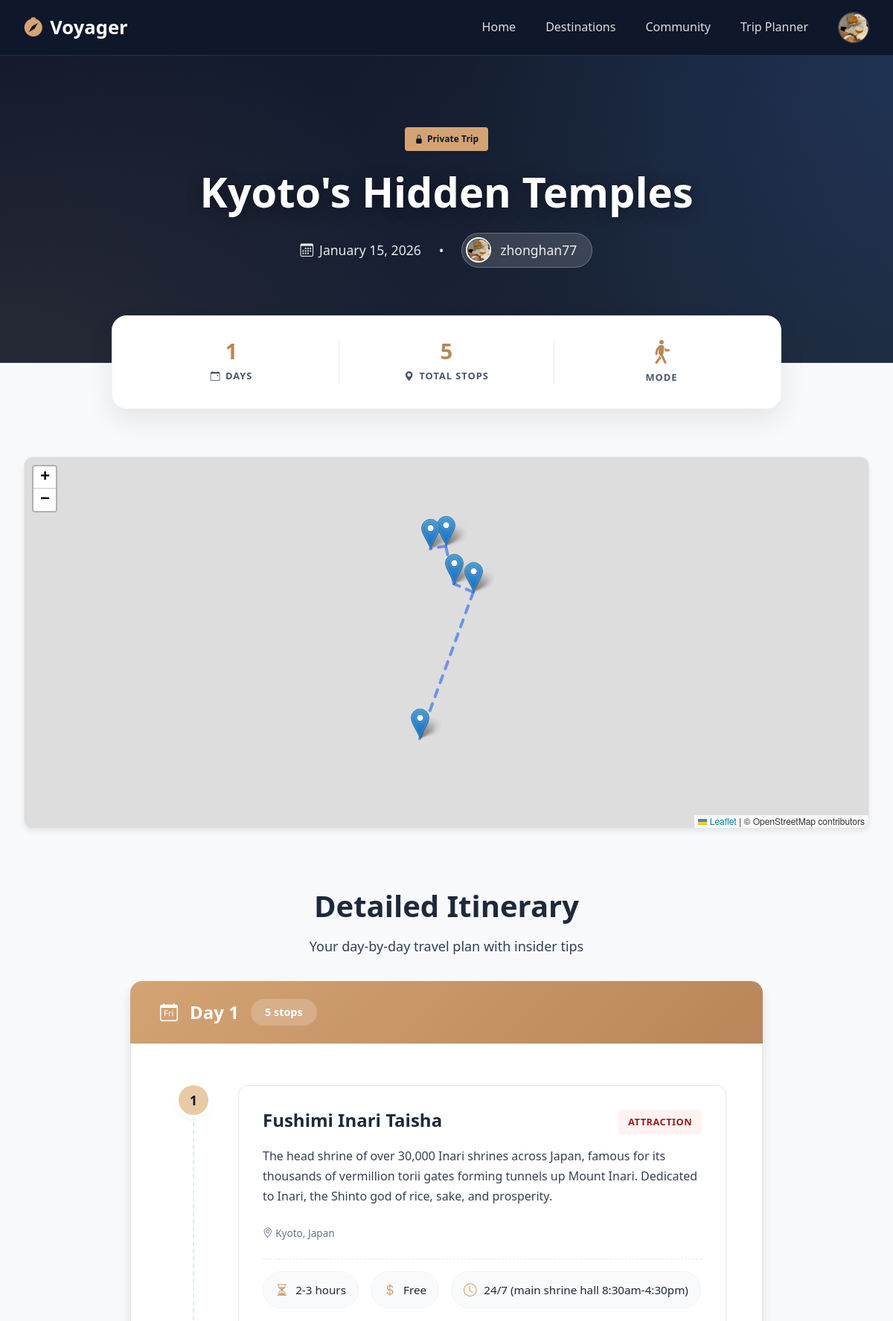
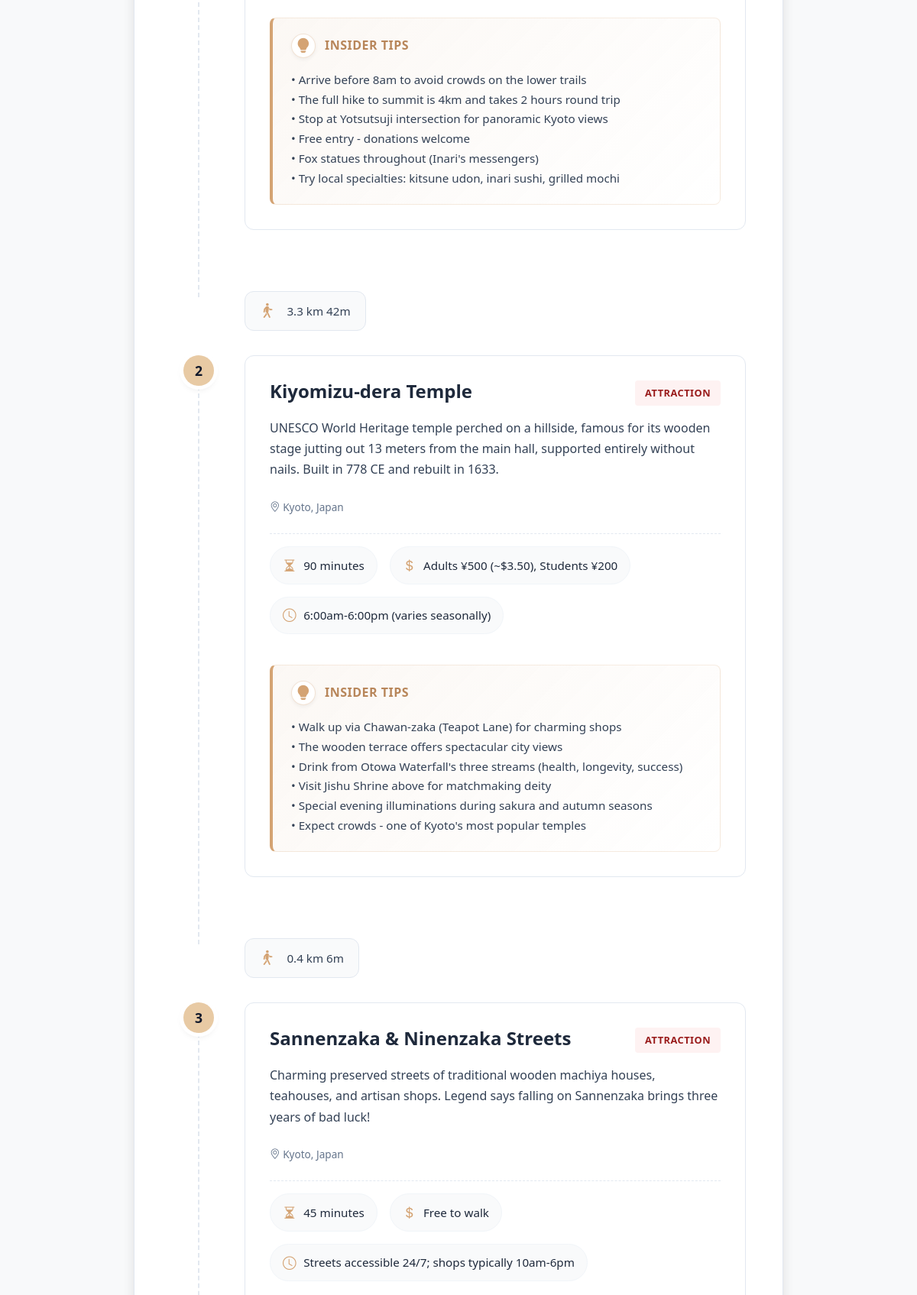
/route/6 (signed in, upper part), run on the app's committed database (2 pictures, top to bottom).
### app.py (models this page shows, shortened)
class User(UserMixin, db.Model):
    id = db.Column(db.Integer, primary_key=True)
    username = db.Column(db.String(100), nullable=False, unique=True)
    email = db.Column(db.String(120), unique=True, nullable=False)
    password_hash = db.Column(db.String(200), nullable=False)
    bio = db.Column(db.Text, default="Ready to explore the world.")
    avatar = db.Column(
        db.String(200), default="/static/img/Default_Avatar.png"
    )
    is_admin = db.Column(db.Boolean, default=False)
    is_active = db.Column(db.Boolean, default=True)
    created_at = db.Column(db.DateTime, default=datetime.utcnow)
    last_login = db.Column(db.DateTime)
    reset_token = db.Column(db.String(100), nullable=True)
    reset_token_expiry = db.Column(db.DateTime, nullable=True)
    favorites = db.relationship(
        "Destination",
        secondary=user_favorites,
        lazy="subquery",
        backref=db.backref("favorited_by", lazy=True),
    )
    trips = db.relationship("Trip", backref="author", lazy=True)

class Trip(db.Model):
    id = db.Column(db.Integer, primary_key=True)
    user_id = db.Column(db.Integer, db.ForeignKey("user.id"), nullable=False)
    title = db.Column(db.String(100), nullable=False)
    name = db.Column(db.String(200))
    region = db.Column(db.String(100), default="world")
    data = db.Column(db.Text)
    total_stops = db.Column(db.Integer, default=0)
    created_at = db.Column(db.DateTime, default=datetime.utcnow)
    is_public = db.Column(db.Boolean, default=False)
    is_featured = db.Column(db.Boolean, default=False)
    featured_key = db.Column(db.String(50), unique=True, nullable=True)
    stops = db.relationship(
        "TripStop", backref="trip", lazy=True, cascade="all, delete-orphan"
    )
    likes = db.relationship(
        "TripLike",
        backref="trip",
        lazy="dynamic",
        cascade="all, delete-orphan",
    )
    favorited_by_users = db.relationship(
        "User",
        secondary=trip_favorites,
        lazy="subquery",
        backref=db.backref("favorite_trips", lazy=True),
    )
    def get_avg_rating(self):
        if not hasattr(self, "reviews") or not self.reviews:
            return 0
        total = sum([r.rating for r in self.reviews])
        return round(total / len(self.reviews), 1)
    def get_likes_count(self):
        return self.likes.count()
    def is_liked_by(self, user):
        if not user or not user.is_authenticated:
            return False
        return self.likes.filter_by(user_id=user.id).first() is not None
    def is_favorited_by(self, user):
        if not user or not user.is_authenticated:
            return False
        return user in self.favorited_by_users

### app.py (the view, shortened to what this page needs)
@app.route("/route/<string:trip_id>")
def route_detail(trip_id):
    print(f"\n{'=' * 60}")
    print(f"[Route Detail] Processing trip_id: {trip_id}")
    print(f"[Route Detail] Type: {type(trip_id)}")
    print("[Route Detail] Processing as user trip")
    try:
        trip_id = int(trip_id)
    except ValueError:
        flash("Invalid trip ID", "error")
        return redirect(url_for("community"))
    trip = Trip.query.get_or_404(trip_id)
    if not trip.is_public and not trip.is_featured:
        if (
            not current_user.is_authenticated
            or current_user.id != trip.user_id
        ):
            flash("You do not have permission to view this trip", "error")
            return redirect(url_for("profile"))
    if hasattr(trip, "data") and trip.data:
        try:
            days_data = json.loads(trip.data)
        except Exception as e:
            print(f"Error parsing trip data: {e}")
            days_data = []
        total_stops = sum(len(day.get("stops", [])) for day in days_data)
        trip_obj = {
            "id": trip.id,
            "name": getattr(trip, "name", None) or trip.title,
            "region": getattr(trip, "region", "world"),
            "created_at": (
                trip.created_at.strftime("%B %d, %Y")
                if hasattr(trip.created_at, "strftime")
                else str(trip.created_at)
            ),
            "is_public": trip.is_public,
            "days": days_data,
            "transport_mode": getattr(trip, "transport_mode", "foot-walking"),
            "estimated_duration": getattr(trip, "estimated_duration", None),
            "food_recommendations": [],
        }
    reviews = (
        TripReview.query.filter_by(trip_id=trip_id)
        .order_by(TripReview.created_at.desc())
        .all()
    )
    is_liked = (
        trip.is_liked_by(current_user)
        if current_user.is_authenticated
        else False
    )
    is_favorited = (
        trip.is_favorited_by(current_user)
        if current_user.is_authenticated
        else False
    )
    avg_rating = trip.get_avg_rating()
    likes_count = trip.get_likes_count()
    return render_template(
        "route_detail.html",
        trip=trip_obj,
        total_stops=total_stops,
        is_featured=trip.is_featured,
        reviews=reviews,
        is_liked=is_liked,
        is_favorited=is_favorited,
        trip_author=trip.author,
        avg_rating=avg_rating,
        likes_count=likes_count,
    )

### templates/route_detail.html (shortened to what this page needs)
{% extends "base.html" %}
{% block head_extra %}
<link rel="stylesheet" href="https://unpkg.com/leaflet@1.9.4/dist/leaflet.css" />
{% endblock %}
{% block content %}
<header class="route-header">
    <div class="hero-overlay"></div>
    <div class="container route-header-content">
        <div class="route-badges">
            {% if trip.is_public %}
            <span class="badge"><i class="bi bi-globe"></i> Public Route</span>
            {% else %}
            <span class="badge"><i class="bi bi-lock-fill"></i> Private Trip</span>
            {% endif %}
        </div>
        <h1 class="route-title">{{ trip.name }}</h1>
        <div class="route-header-meta">
            <div class="meta-item">
                <i class="bi bi-calendar3"></i>
                {{ trip.created_at if trip.created_at else 'Recently' }}
            </div>
            <span class="separator">&bull;</span>
            <div class="author-pill">
                {% if is_featured %}
                <div class="author-avatar-placeholder">
                    <i class="bi bi-compass-fill"></i>
                </div>
                <span>Voyager Official</span>
                {% elif trip_author %}
                <img src="{{ trip_author.avatar }}" alt="{{ trip_author.username }}">
                <span>{{ trip_author.username }}</span>
                {% elif current_user.is_authenticated %}
                <img src="{{ current_user.avatar }}" alt="{{ current_user.username }}">
                <span>{{ current_user.username }}</span>
                {% else %}
                <div class="author-avatar-placeholder">
                    <i class="bi bi-person-fill"></i>
                </div>
                <span>Voyager User</span>
                {% endif %}
            </div>
        </div>
    </div>
</header>
<main class="route-main">
    <div class="container route-stats-container">
        <div class="route-stats-bar">
            <div class="stat-box">
                <div class="stat-value">{{ trip.days|length }}</div>
                <div class="stat-label"><i class="bi bi-calendar-event"></i> Days</div>
            </div>
            <div class="stat-box">
                <div class="stat-value">{{ total_stops }}</div>
                <div class="stat-label"><i class="bi bi-geo-alt-fill"></i> Total Stops</div>
            </div>
            <div class="stat-box">
                <div class="stat-value">
                    {% if trip.transport_mode == 'driving-car' %}
                    <i class="bi bi-car-front-fill"></i>
                    {% elif trip.transport_mode == 'cycling-regular' %}
                    <i class="bi bi-bicycle"></i>
                    {% elif trip.transport_mode == 'foot-walking' %}
                    <i class="bi bi-person-walking"></i>
                    {% else %}
                    <i class="bi bi-person-walking"></i> {% endif %}
                </div>
                <div class="stat-label">Mode</div>
            </div>
        </div>
    </div>
    <div class="container">
        <div id="route-map"></div>
        <div class="section-header itinerary-header">
            <h2>Detailed Itinerary</h2>
            <p class="subtitle">Your day-by-day travel plan with insider tips</p>
        </div>
        <div class="itinerary-container">
            {% for day in trip.days %}
            <div class="day-card">
                <div class="day-card-header">
                    <div class="day-title-wrapper">
                        <h3><i class="bi bi-calendar-day"></i> Day {{ day.number }}</h3>
                        <span class="day-stop-count">{{ day.stops|length }} stops</span>
                    </div>
                </div>
                <div class="day-card-body">
                    {% if day.stops %}
                    <div class="route-timeline">
                        {% for stop in day.stops %}
                        {% if not loop.first and stop.routeFromPrevious %}
                        <div class="route-connector-info">
                            <div class="travel-segment-badge">
                                <div class="segment-icon">
                                    {% if trip.transport_mode == 'cycling-regular' %}
                                    <i class="bi bi-bicycle"></i>
                                    {% elif trip.transport_mode == 'foot-walking' %}
                                    <i class="bi bi-person-walking"></i>
                                    {% else %}
                                    <i class="bi bi-car-front"></i>
                                    {% endif %}
                                </div>
                                <div class="segment-text">
                                    <span class="segment-dist">{{ stop.routeFromPrevious.distance|round(1) }} km</span>
                                    <span class="segment-time">
                                        {% set total_mins = stop.routeFromPrevious.duration|round(0)|int %}
                                        {% if total_mins >= 60 %}
                                        {{ (total_mins // 60) }}h {{ (total_mins % 60) }}m
                                        {% else %}
                                        {{ total_mins }}m
                                        {% endif %}
                                    </span>
                                </div>
                            </div>
                        </div>
                        {% endif %}
                        <div class="route-stop-item">
                            <div class="stop-marker-wrapper">
                                <div class="stop-marker">{{ loop.index }}</div>
                                {% if not loop.last %}
                                <div class="stop-connector-line"></div>
                                {% endif %}
                            </div>
                            <div class="stop-content">
                                <div class="stop-header-row">
                                    <h4>{{ stop.name }}</h4>
                                    <span class="badge-type {{ stop.type }}">
                                        {% if stop.type == 'attraction' %}ATTRACTION
                                        {% elif stop.type == 'hotel' %}HOTEL
                                        {% elif stop.type == 'restaurant' %}DINING
                                        {% else %}{{ stop.type|upper }}
                                        {% endif %}
                                    </span>
                                </div>
                                {% if stop.description %}
                                <p class="stop-description">{{ stop.description }}</p>
                                {% endif %}
                                {% if stop.address %}
                                <div class="stop-address">
                                    <i class="bi bi-geo-alt"></i> {{ stop.address }}
                                </div>
                                {% endif %}
                                <div class="stop-detail-grid">
                                    {% if stop.recommended_duration %}
                                    <div class="detail-item">
                                        <i class="bi bi-hourglass-split"></i>
                                        <span>{{ stop.recommended_duration }}</span>
                                    </div>
                                    {% endif %}
                                    {% if stop.entry_fee %}
                                    <div class="detail-item">
                                        <i class="bi bi-currency-dollar"></i>
                                        <span>{{ stop.entry_fee }}</span>
                                    </div>
                                    {% endif %}
                                    {% if stop.opening_hours %}
                                    <div class="detail-item">
                                        <i class="bi bi-clock"></i>
                                        <span>{{ stop.opening_hours }}</span>
                                    </div>
                                    {% endif %}
                                </div>
                                {% if stop.insider_tips %}
                                <div class="insider-tips">
                                    <div class="tips-header">
                                        <i class="bi bi-lightbulb-fill"></i>
                                        <strong>Insider Tips</strong>
                                    </div>
                                    <p>{{ stop.insider_tips }}</p>
                                </div>
                                {% endif %}
                            </div>
                        </div>
                        {% endfor %}
                    </div>
                    {% else %}
                    <p class="no-stops-message">
                        <i class="bi bi-info-circle"></i> No stops planned for this day.
                    </p>
                    {% endif %}
                </div>
            </div>
            {% endfor %}
        </div>
    </div>
</main>
{% endblock %}

### templates/base.html (shortened to what this page needs)
<!DOCTYPE html>
<html lang="en">
<head>
    <link rel="stylesheet" href="https://cdn.jsdelivr.net/npm/bootstrap-icons@1.11.1/font/bootstrap-icons.css">
    <link rel="stylesheet" href="{{ url_for('static', filename='style.css') }}">
    {% block head_extra %}{% endblock %}
</head>
<body class="{% block body_class %}{% endblock %}">
    <nav class="navbar" role="navigation" aria-label="Main Navigation">
        <div class="container nav-container">
            <a href="/" class="logo" aria-label="Voyager Home">
                <i class="bi bi-compass-fill" aria-hidden="true"></i> Voyager
            </a>
            <ul class="nav-links" role="menubar" id="nav-links">
                <li role="none"><a href="/" role="menuitem">Home</a></li>
                <li role="none"><a href="/destinations" role="menuitem">Destinations</a></li>
                <li role="none"><a href="/community" role="menuitem">Community</a></li>
                <li role="none">
                    <a href="/planner" role="menuitem"
                        class="{% if request.path.startswith('/planner') %}active{% endif %}">Trip Planner</a>
                </li>
                {% if current_user.is_authenticated %}
                <li role="none">
                    <a href="/profile" class="user-capsule" title="Go to Profile" role="menuitem"
                        aria-label="View your profile">
                        <img src="{{ current_user.avatar }}?v={{ cache_buster }}"
                            alt="{{ current_user.username }}'s avatar">
                    </a>
                </li>
                {% endif %}
            </ul>
        </div>
    </nav>
    {% block content %}{% endblock %}
</body>
</html>

### data on the page
User: avatar (picture), username "zhonghan77"
Trip: name "Kyoto's Hidden Temples"

### other printed values
{{ trip.created_at if trip.created_at else 'Recently' }} "January 15, 2026"
{{ trip.days|length }} "1"
{{ total_stops }} "5"
{{ day.number }} "1"
{{ day.stops|length }} "5"
{{ stop.name }} "Fushimi Inari Taisha" "Kiyomizu-dera Temple" "Sannenzaka & Ninenzaka Streets"
{{ stop.address }} "Kyoto, Japan" "Kyoto, Japan" "Kyoto, Japan"
{{ stop.recommended_duration }} "2-3 hours" "90 minutes" "45 minutes"
{{ stop.entry_fee }} "Free" "Adults ¥500 (~$3.50), Students ¥200" "Free to walk"
{{ stop.opening_hours }} "24/7 (main shrine hall 8:30am-4:30pm)" "6:00am-6:00pm (varies seasonally)" "Streets accessible 24/7; shops typically 10am-6pm"
{{ stop.routeFromPrevious.distance|round(1) }} "3.3" "0.4"
{{ total_mins }} "42" "6"
{{ stop.description }} "UNESCO World Heritage temple perched on a hillside, famous for its wooden stage jutting out 13 meters from the main hall, supported entirely without nails. Built in 778 CE and rebuilt in 1633." "Charming preserved streets of traditional wooden machiya houses, teahouses, and artisan shops. Legend says falling on Sannenzaka brings three years of bad luck!"
